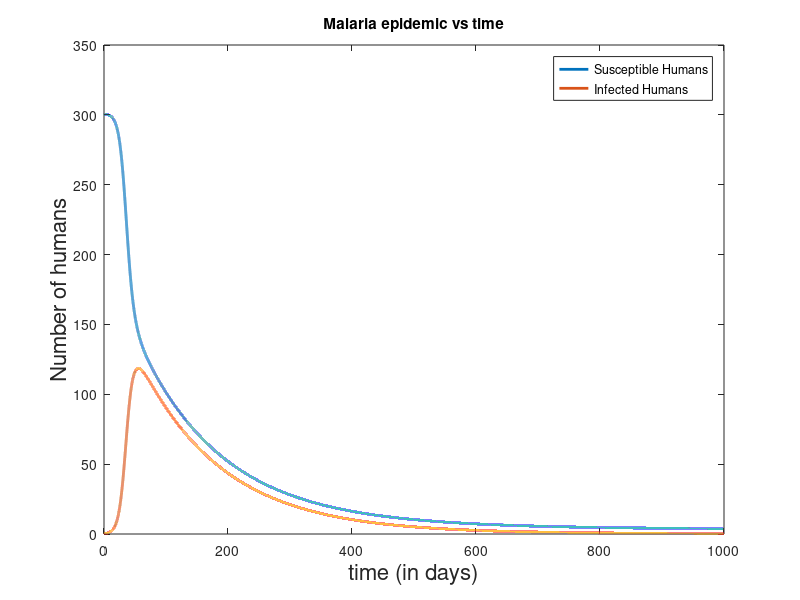
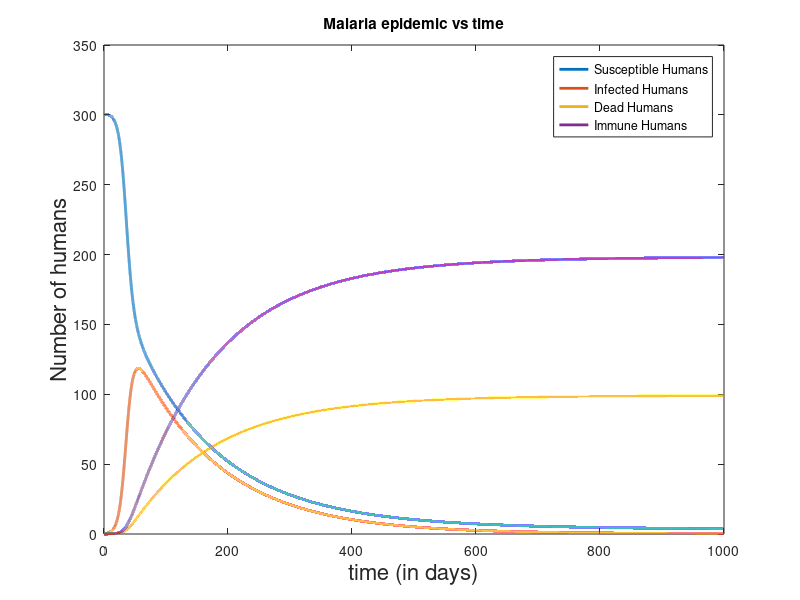
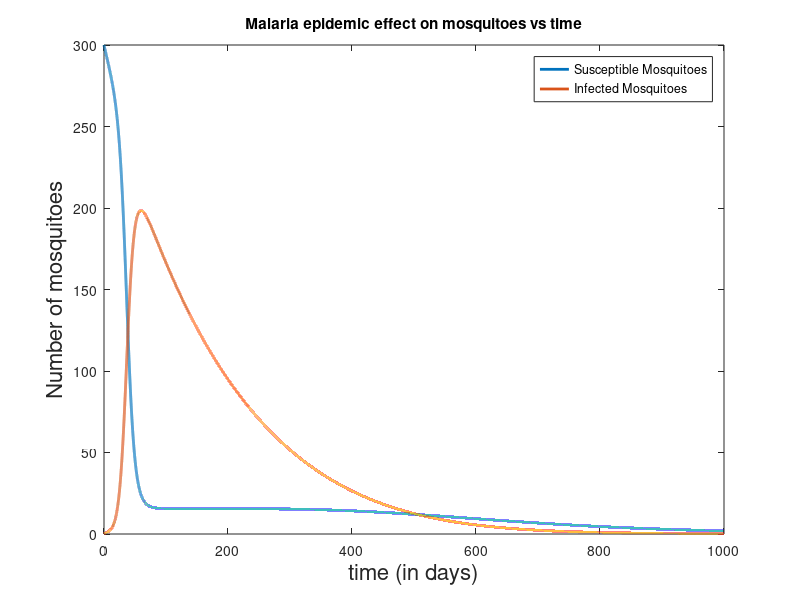

Source code (MATLAB) for these figures, in order:
% Code to simulate continuous fumigation in malaria modeling

clear
close all;

total_time=1000; % days
dt=1e-2;

N= total_time/dt;

pbite=0.3; % prob of mosq biting

reco_rate=0.3; % recovery rate
mald_rate=0.005; % human malaria death rate
immune_rate=0.01; % immunization rate

fumi_death_rate=0.005;  % death rate of mosquitoes due to continuous fumigation

mbirth_rate=0.01;   % mosquito birth rate
mdeath_rate=0.01;   % mosquito death rate

sus_humans=zeros(N,1);  % array storing no susceptible humans at each instant
inf_humans=zeros(N,1);  % array storing no of infected humans at each instant
dead_humans= zeros(N,1);    % array storing no of dead humans at each instant
immune_humans=zeros(N,1);   % array storing no of immune humans at each instant

sus_mosq= zeros(N,1);   % array storing no susceptible mosquitoes at each instant
inf_mosq= zeros(N,1);   % array storing no infected mosquitoes at each instant

% Initial Conditions

sus_humans(1)=300;  
inf_humans(1)=1;

inf_mosq(1)=0;
sus_mosq(1)=300;

time= zeros(N,1);

for i=1:N
    total_humans = sus_humans(i) + inf_humans(i) + immune_humans(i);
    
    sus_humans(i+1)=sus_humans(i)+ dt*(-(( sus_humans(i)*inf_mosq(i)*pbite )/ (sus_mosq(i)+inf_mosq(i)) ) + reco_rate*inf_humans(i) ) ;  % /N needed?

    inf_humans(i+1)= inf_humans(i) +dt*( (( sus_humans(i)*inf_mosq(i)*pbite )/ (sus_mosq(i)+inf_mosq(i)) ) - inf_humans(i)*(reco_rate+mald_rate+immune_rate) );

    dead_humans(i+1)= dead_humans(i) +dt*(mald_rate*inf_humans(i));

    immune_humans(i+1)= immune_humans(i) + dt*(immune_rate*inf_humans(i));

    sus_mosq(i+1)= sus_mosq(i) + dt*(-(( sus_mosq(i)*inf_humans(i)*pbite ) /(total_humans)) + (mbirth_rate)*(sus_mosq(i)+inf_mosq(i)) - (mdeath_rate + fumi_death_rate)*(sus_mosq(i))) ;

    inf_mosq(i+1)= inf_mosq(i) + dt*( ( sus_mosq(i)*inf_humans(i)*pbite )/(total_humans) - (mdeath_rate + fumi_death_rate)*(inf_mosq(i)) ) ;

    time(i+1)= time(i) +dt;
end

% plot of susceptible and infected humans 
plot(time,sus_humans,'LineWidth', 2);
title('Malaria epidemic vs time');
xlabel('time (in days)','FontSize',16);
ylabel('Number of humans','FontSize',16);

hold on
plot(time,inf_humans,'LineWidth', 2);

legend('Susceptible Humans','Infected Humans');


% plot of all humans
figure
plot(time,sus_humans,'LineWidth', 2);
title('Malaria epidemic vs time');
xlabel('time (in days)','FontSize',16);
ylabel('Number of humans','FontSize',16);

hold on
plot(time,inf_humans,'LineWidth', 2);

hold on
plot(time,dead_humans,'LineWidth', 2);

hold on
plot(time,immune_humans,'LineWidth', 2);

legend('Susceptible Humans','Infected Humans', 'Dead Humans', 'Immune Humans');


% plot for variation is mosquito population
figure
plot(time,sus_mosq,'LineWidth', 2);
title('Malaria epidemic effect on mosquitoes vs time');
xlabel('time (in days)','FontSize',16);
ylabel('Number of mosquitoes','FontSize',16);

hold on
plot(time,inf_mosq,'LineWidth', 2);

legend('Susceptible Mosquitoes','Infected Mosquitoes');